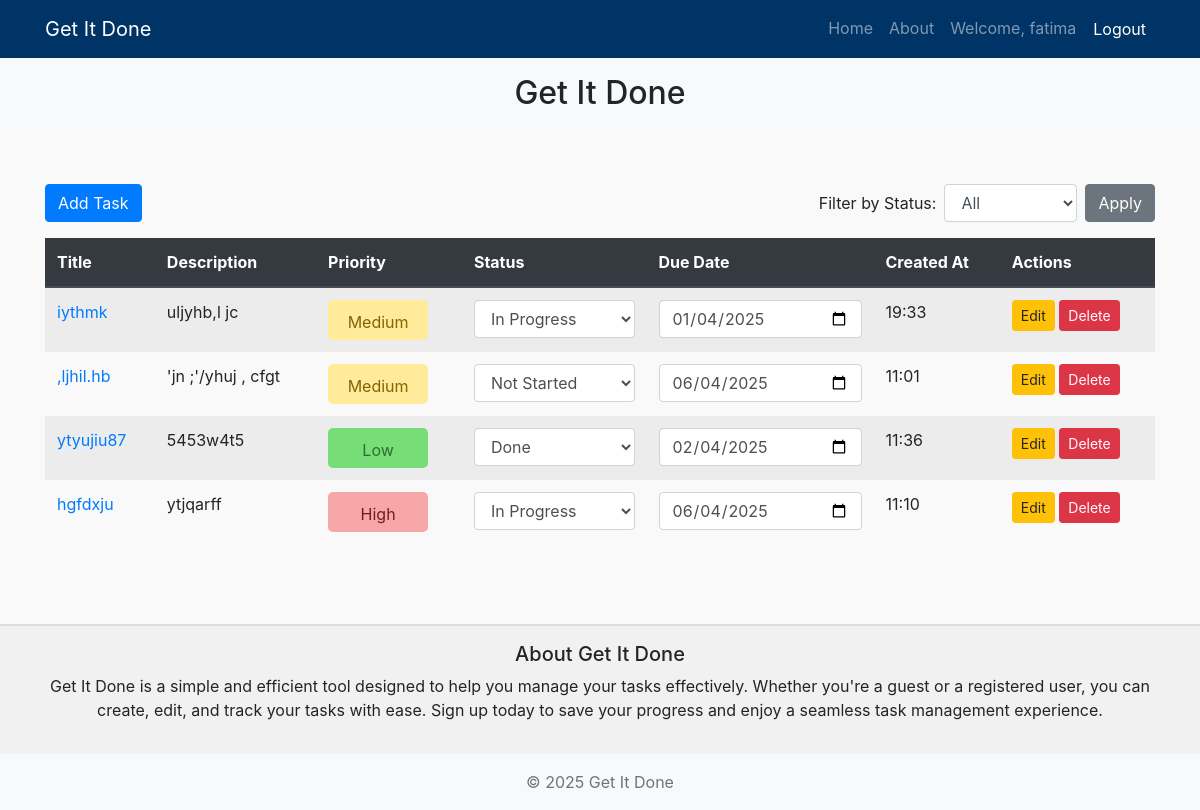
The app's page / (signed in), older data.
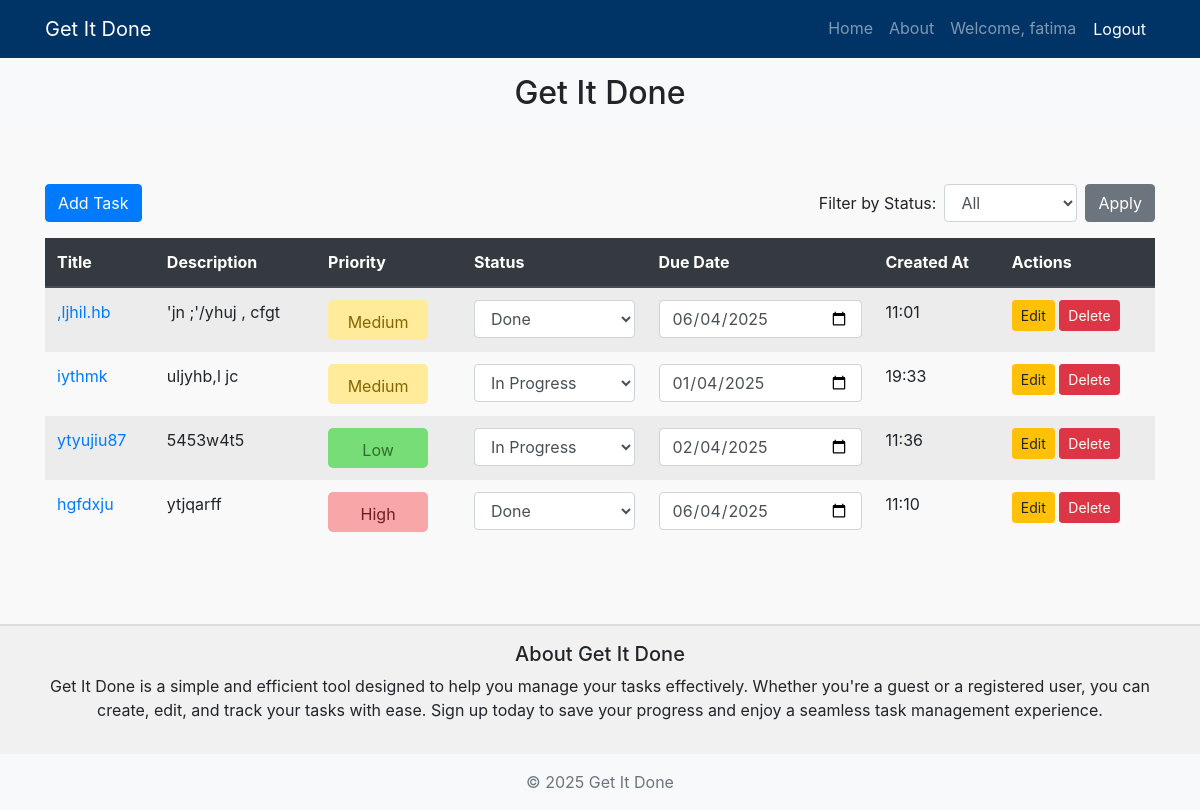
The same page, newer data.
### tasks/models.py (models this page shows, shortened)
class Task(models.Model):
    PRIORITY_CHOICES = [
        ('low', 'Low'),
        ('medium', 'Medium'),
        ('high', 'High'),
    ]
    STATUS_CHOICES = [
        ('not_started', 'Not Started'),
        ('in_progress', 'In Progress'),
        ('done', 'Done'),
    ]
    title = models.CharField(max_length=255)
    description = models.TextField()
    user = models.ForeignKey(User, on_delete=models.CASCADE, null=True, blank=True)
    priority = models.CharField(max_length=50, choices=PRIORITY_CHOICES)
    status = models.CharField(max_length=50, choices=STATUS_CHOICES)
    due_date = models.DateField()
    created_at = models.DateTimeField(auto_now_add=True)

### tasks/views.py (the view, shortened to what this page needs)
# urls.py: path('', views.home_view, name='home'),  # Ensure this URL pattern is named 'home'
def home_view(request):
    if request.user.is_authenticated:
        priority = request.GET.get('priority')
        status_filter = request.GET.get('status_filter')
        tasks = Task.objects.filter(user=request.user)
        if priority:
            tasks = tasks.filter(priority=priority)
        if status_filter:
            tasks = tasks.filter(status=status_filter)
        tasks = tasks.order_by('-priority', 'status')  # Order by priority in descending order and status
        guest_tasks = []
    return render(request, 'tasks/home.html', {'tasks': tasks, 'guest_tasks': guest_tasks})

### tasks/templates/tasks/home.html (shortened to what this page needs)
{% extends 'tasks/base.html' %}
{% block content %}
<div class="d-flex justify-content-between align-items-center mb-3">
    <a href="{% url 'create_task' %}" class="btn btn-primary">Add Task</a>
    <form method="get" action=".">
        <div class="form-inline">
            <label for="status_filter" class="mr-2">Filter by Status:</label>
            <select name="status_filter" id="status_filter" class="form-control mr-2">
                <option value="">All</option>
            </select>
            <button type="submit" class="btn btn-secondary">Apply</button>
        </div>
    </form>
</div>
<div class="table-responsive">
    <table class="table table-striped table-hover">
        <thead class="thead-dark">
            <tr>
                <th>Title</th>
                <th>Description</th>
                <th>Priority</th>
                <th>Status</th>
                <th>Due Date</th>
                <th>Created At</th>
                <th>Actions</th>
            </tr>
        </thead>
        <tbody>
            {% for task in tasks %}
            <tr class="{% if task.priority == 'high' %}priority-high-row{% elif task.priority == 'medium' %}priority-medium-row{% else %}priority-low-row{% endif %}">
                <td><a href="{% url 'edit_task' task.id %}">{{ task.title }}</a></td>
                <td>{{ task.description }}</td>
                <td>
                    <button class="btn {% if task.priority == 'high' %}priority-high{% elif task.priority == 'medium' %}priority-medium{% else %}priority-low{% endif %}">
                        {{ task.priority|capfirst }}
                    </button>
                </td>
                <td>
                    <form method="post" action="{% url 'update_task' task.id %}" class="update-form">
                        <select name="status" class="form-control" onchange="submitForm(this)">
                            <option value="not_started" {% if task.status == 'not_started' %}selected{% endif %}>Not Started</option>
                            <option value="in_progress" {% if task.status == 'in_progress' %}selected{% endif %}>In Progress</option>
                            <option value="done" {% if task.status == 'done' %}selected{% endif %}>Done</option>
                        </select>
                    </form>
                </td>
                <td>
                    <input type="date" name="due_date" class="form-control" value="{{ task.due_date|date:'Y-m-d' }}">
                </td>
                <td>{{ task.created_at|time:"H:i" }}</td>
                <td>
                    <a href="{% url 'edit_task' task.id %}" class="btn btn-sm btn-warning">Edit</a>
                    <a href="{% url 'delete_task' task.id %}" class="btn btn-sm btn-danger">Delete</a>
                </td>
            </tr>
            {% endfor %}
        </tbody>
    </table>
</div>
{% endblock %}

### tasks/templates/tasks/base.html (shortened to what this page needs)
{% load static %}
<!DOCTYPE html>
<html lang="en">
<head>
    <link href="https://stackpath.bootstrapcdn.com/bootstrap/4.5.2/css/bootstrap.min.css" rel="stylesheet">
    <link rel="stylesheet" href="https://code.jquery.com/ui/1.12.1/themes/base/jquery-ui.css">
    <link rel="stylesheet" href="{% static 'css/styles.css' %}">
</head>
<body class="d-flex flex-column min-vh-100" style="background-color: #f9f9f9;">
    <header>
        <nav class="navbar navbar-expand-lg navbar-dark" style="background-color: #003366;">
            <div class="container">
                <a class="navbar-brand" href="{% url 'home' %}">Get It Done</a>
                <div class="collapse navbar-collapse" id="navbarNav">
                    <ul class="navbar-nav ml-auto">
                        <li class="nav-item">
                            <a class="nav-link" href="{% url 'home' %}">Home</a>
                        </li>
                        <li class="nav-item">
                            <a class="nav-link" href="#about">About</a>
                        </li>
                        {% if user.is_authenticated %}
                            <li class="nav-item">
                                <a class="nav-link" href="#">Welcome, {{ user.username }}</a>
                            </li>
                            <li class="nav-item">
                                <form method="post" action="{% url 'logout' %}" style="display: inline;">
                                    <button type="submit" class="nav-link btn btn-link text-white">Logout</button>
                                </form>
                            </li>
                        {% endif %}
                    </ul>
                </div>
            </div>
        </nav>
    </header>
    <section id="hero" class="container-fluid bg-light py-3 d-flex align-items-center justify-content-center" style="background-color: #f1f1f1;">
        <div class="container text-center">
            <h2>Get It Done</h2>
        </div>
    </section>
    <main class="container flex-grow-1 my-5">
        {% block content %}{% endblock %}
    </main>
    <section id="about" class="about-section mt-3 py-3 text-center" style="background-color: #f1f1f1; border-top: 2px solid #ddd;">
        <div class="container">
            <h5>About Get It Done</h5>
            <p>Get It Done is a simple and efficient tool designed to help you manage your tasks effectively. Whether you're a guest or a registered user, you can create, edit, and track your tasks with ease. Sign up today to save your progress and enjoy a seamless task management experience.</p>
        </div>
    </section>
    <footer class="footer mt-auto py-3 bg-light text-center" style="background-color: #003366;">
        <div class="container">
            <span class="text-muted">&copy; 2025 Get It Done</span>
        </div>
    </footer>
</body>
</html>

### tasks/static/css/styles.css (style rules this page uses)
.priority-low { background-color: #77dd77; color: #2e6e2f; width: 100px; height: 40px; display: inline-block; text-align: center; padding: 10px; border-radius: 5px; border: none; }
.priority-medium { background-color: #ffeb99; color: #856404; width: 100px; height: 40px; display: inline-block; text-align: center; border-radius: 5px; border: none; padding: 10px; }
.priority-high { background-color: #f7a7a7; color: #721c24; width: 100px; height: 40px; display: inline-block; text-align: center; border-radius: 5px; border: none; padding: 10px; }
.table { background-color: #f9f9f9; border-collapse: collapse; width: 100%; }
.thead-dark { background-color: #e0e0e0; color: #333333; }
.table-striped tbody tr { background-color: #f9f9f9; }
.priority-low-row { background-color: #f9f9f9; }
.priority-medium-row { background-color: #f9f9f9; }
.priority-high-row { background-color: #f9f9f9; }
.table td, .table th { border: none; }

Row changes from the older to the newer data that the page shows:
changed Task ",ljhil.hb": status "Not Started" → "Done"; moves up the list
changed Task "ytyujiu87": status "Done" → "In Progress"
changed Task "hgfdxju": status "In Progress" → "Done"
